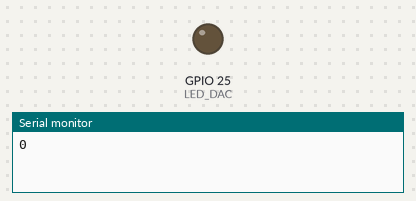
The sketch below on a simulated ESP32. Shown: output pins drawn as LEDs (lit = HIGH), the last lines printed to the serial monitor.

Above: at 0.05 s.
At 1.2 s:
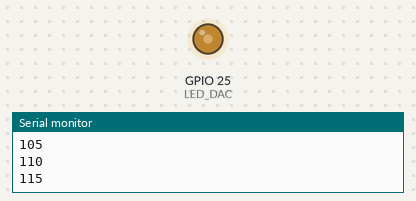
At 2.35 s:
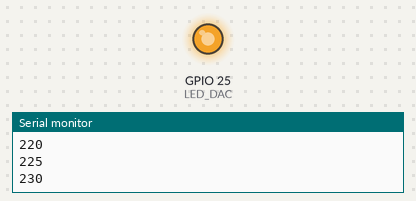
At 4.7 s:
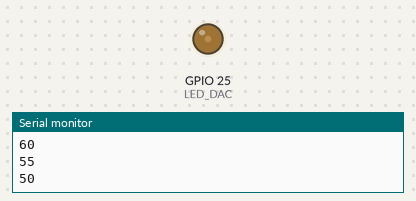
Timing chart, 0 to 6.8 s (numbered marks = the images above):
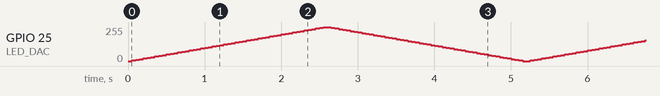

The sketch:

led_ventilador.ino
```cpp
// 1. DECLARAR LIBRERIAS
// #include <WiFi.h>

// 2. DEFINICIÓN O ETIQUETADO DE PINES DE ENTRADA Y SALIDA
#define LED_DAC 25   // LED conectado al GPIO 25 (DAC Canal 1)

// 3. DECLARACION DE CONSTANTES
const int PASO      = 5;    // Incremento por ciclo (0 - 255)
const int RETARDO   = 50;   // Tiempo entre cada paso en milisegundos

// 4. DECLARACION DE VARIABLES
int nivelDAC = 0;   // Nivel actual del DAC (0 - 255)

// 5. DECLARACION DE SUBRUTINAS Y/O FUNCIONES

// 6. CONFIGURACION INICIAL
void setup()
{
  // CONFIGURACION DE PINES DE ENTRADA Y SALIDA
  // El DAC no requiere pinMode()

  // LIMPIEZA DE SALIDAS
  dacWrite(LED_DAC, 0);   // Inicio el LED apagado

  // COMUNICACIONES
  Serial.begin(115200);
}

// 7. FUNCION INFINITA PRINCIPAL
void loop()
{
  // Subida: de 0 a 255
  for (nivelDAC = 0; nivelDAC <= 255; nivelDAC += PASO)
  {
    dacWrite(LED_DAC, nivelDAC);   // Escribo el nivel en el DAC
    Serial.println(nivelDAC);      // Muestro el valor en el monitor serial
    delay(RETARDO);
  }

  // Bajada: de 255 a 0
  for (nivelDAC = 255; nivelDAC >= 0; nivelDAC -= PASO)
  {
    dacWrite(LED_DAC, nivelDAC);
    Serial.println(nivelDAC);
    delay(RETARDO);
  }
}
```
